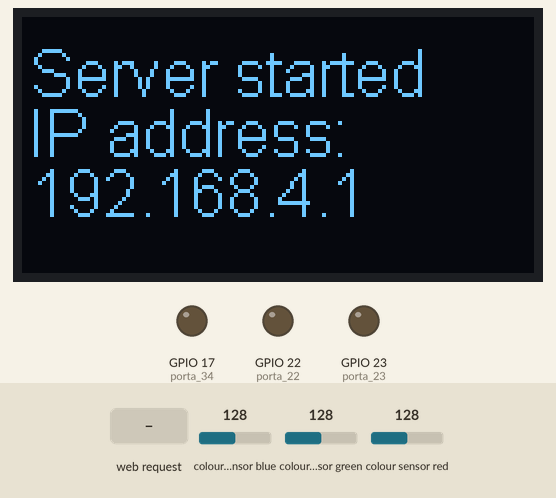
This sketch was run on a simulated ESP32. On the bench: 128×64 one-colour display, output pins drawn as LEDs (lit = HIGH). The inputs (shaded band) are chosen by the test bench; at power-on: colour sensor blue 128, colour sensor green 128, colour sensor red 128.

Above: at 6.2 s.
6.3 s: HTTP request GET /LED/on received
At 7.0 s:
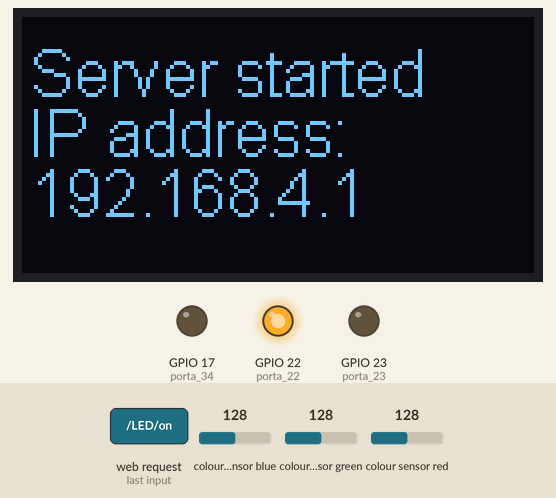
7.8 s: HTTP request GET /LED2/on received
At 8.1 s:
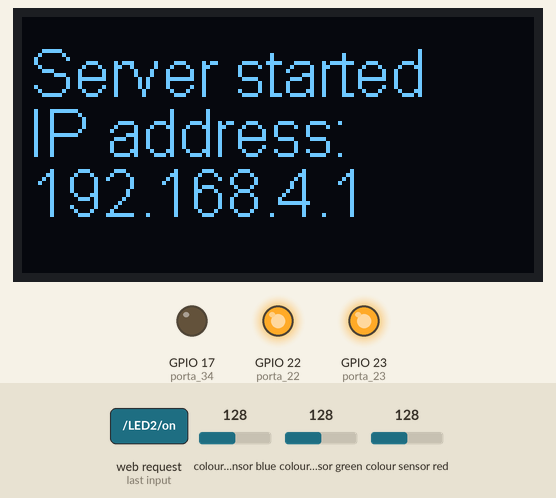
9.3 s: HTTP request GET /LED/off received
At 10.5 s:
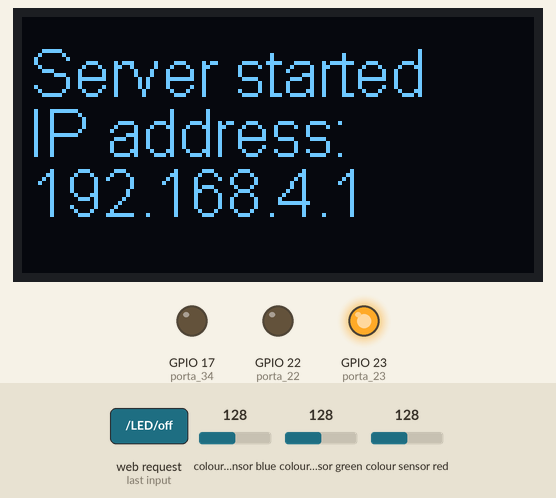
10.8 s: HTTP request GET /LER/DADOS received
At 11.6 s:
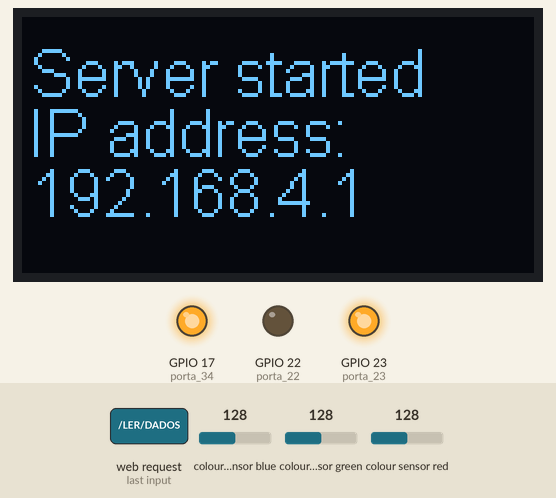
12.3 s: HTTP request GET /LED2/off received
At 12.7 s:
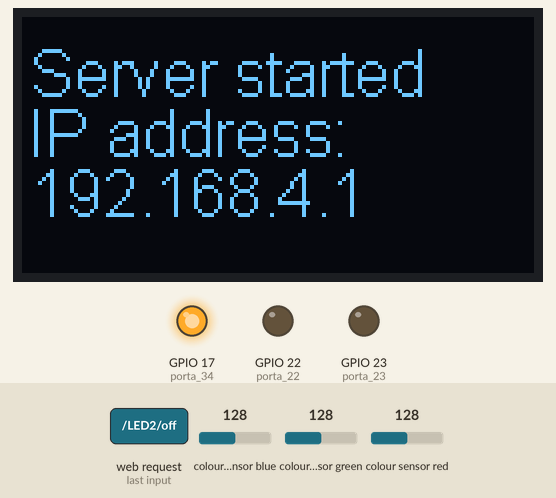
13.8 s: HTTP request GET /ZERAR received
At 15.1 s:
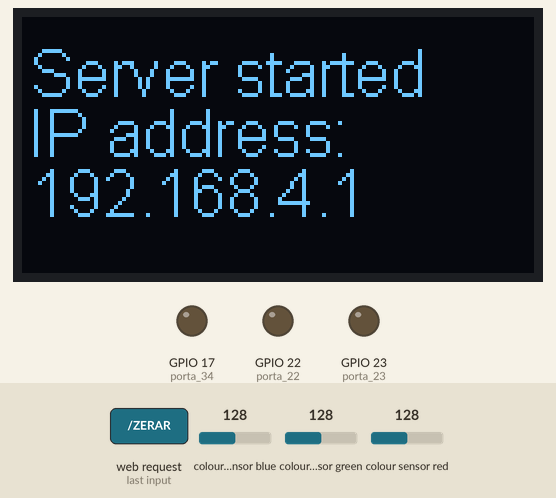
Timing chart, 0 to 16.3 s (numbered marks = the images above; inputs shaded):
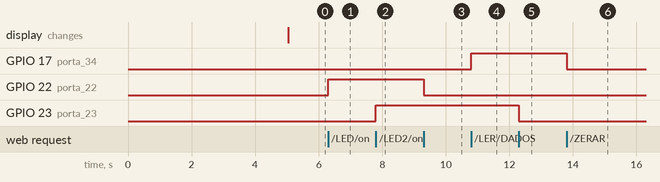

Measured:
- after the input at 6.3 s, GPIO 22 (porta_22): LOW → HIGH at once
- after the input at 7.8 s, GPIO 23 (porta_23): LOW → HIGH at once
- after the input at 9.3 s, GPIO 22 (porta_22): HIGH → LOW at once
- after the input at 10.8 s, GPIO 17 (porta_34): LOW → HIGH at once
- after the input at 12.3 s, GPIO 23 (porta_23): HIGH → LOW at once
- after the input at 13.8 s, GPIO 17 (porta_34): HIGH → LOW at once

The sketch:

ESP32_oled_colorsensors.ino
```cpp
//bibliotecas
#include <WiFi.h>
#include <WiFiClient.h>
#include <Wire.h>
#include <SparkFun_APDS9960.h>
//#include "Adafruit_TCS34725.h"
#include "SSD1306.h"
#include <WiFiAP.h>

//variaveis
float VALOR_R = 0;
float VALOR_G = 0;
float VALOR_B = 0;
//coordenadas display
#define POS_X_1     2
#define POS_Y_1     5
#define POS_X_2     2
#define POS_Y_2    20
#define POS_X_3     2
#define POS_Y_3    35
SparkFun_APDS9960 apds = SparkFun_APDS9960();
//Adafruit_TCS34725 tcs = Adafruit_TCS34725(TCS34725_INTEGRATIONTIME_2_4MS, TCS34725_GAIN_60X);
SSD1306  screen(0x3c, 5, 4);

WiFiServer server(80);
const char *ssid = "esp32";
const char *password = "123456789";
//codigo html
String recebe_dados;
String recebe_dados2;
String estado_do_pino_22 = "off";
const int porta_22 = 22;
String estado_do_pino_23 = "off";
const int porta_23 = 23;
int leitura_sensor = 0;
const int porta_34 = 17;
uint16_t ambient_light = 0;
uint16_t red_light = 0;
uint16_t green_light = 0;
uint16_t blue_light = 0;
//funcoes
void setupDisplay() {
    screen.init();
    apds.init();
    //tcs.begin();
    screen.setFont(ArialMT_Plain_16);
}
int setupWifi(){
   Serial.begin(115200);
    WiFi.softAP(ssid, password);
    IPAddress myIP = WiFi.softAPIP();
    server.begin();

   return myIP;

}
void conectaWifi() {
    screen.clear();
    screen.drawString(POS_X_1, POS_Y_1, "Configurando ");
    screen.drawString(POS_X_2,POS_Y_2,"access point...");
    setupWifi();
    screen.display();
    delay(5000);
    screen.clear();
    screen.drawString(POS_X_1, POS_Y_1, "Server started");
    screen.drawString(POS_X_2,POS_Y_2,"IP address:");
    screen.drawString(POS_X_3,POS_Y_3,"192.168.4.1");
    screen.display();
}
void coletadados_dados_RGB(){
  uint16_t r, g, b;
  float R,G,B;
  //tcs.getRawData(&r, &g, &b, &c);
  //Pega os valores "crus" do sensor referentes ao Vermelho(r), Verde(g), Azul(b) e da Claridade(c)
  apds.readRedLight(r);
  apds.readGreenLight(g);
  apds.readBlueLight(b);
    //tcs.getRGB(&r, &g, &b);
  VALOR_R = r;
  VALOR_G = g;
  VALOR_B = b;

}
void displayPag2(){
    screen.clear();
    screen.drawString(POS_X_1, POS_Y_1, "Novo cliente ");
}
void displayPag3(){
    screen.clear();
    screen.drawString(POS_X_1, POS_Y_1, "Cliente desconectou ");
}

void comunicacao(){
     WiFiClient client = server.available();
     if (client) {

      String linha_atual = "";
      while (client.connected()){


        if (client.available()){
          char c = client.read();
          recebe_dados += c;
          if (c == '\n') {
            if (linha_atual.length() == 0) {
              client.println("HTTP/1.1 200 OK");
              client.println("Content-type:text/html");
              client.println("Connection: close");
              client.println();
              //displayPag2();
              if (recebe_dados.indexOf("GET /LED/on") >= 0) {
                estado_do_pino_22 = "on";
                digitalWrite(porta_22, HIGH);
              }
                else if (recebe_dados.indexOf("GET /LED/off") >= 0) {
                estado_do_pino_22 = "off";
                digitalWrite(porta_22, LOW);
                }
              if (recebe_dados.indexOf("GET /LED2/on") >= 0) {
                estado_do_pino_23 = "on";
                digitalWrite(porta_23, HIGH);
              }
                else if (recebe_dados.indexOf("GET /LED2/off") >= 0) {
                estado_do_pino_23 = "off";
                digitalWrite(porta_23, LOW);
                }
              if (recebe_dados.indexOf("GET /LER/DADOS") >= 0) {
                leitura_sensor=1;
                coletadados_dados_RGB();
                digitalWrite(porta_34, HIGH);
              }
               else if (recebe_dados.indexOf("GET /ZERAR") >= 0) {
                leitura_sensor=0;
                digitalWrite(porta_34, LOW);
                }

              client.println("<!DOCTYPE html><html>");
              client.println("<head><title>Data collect RGB</title><meta name=\"viewport\" content=\"width=device-width, initial-scale=1\"><meta charset=\"utf-8\" />");
              client.println("<link rel=\"icon\" href=\"data:,\">");
              client.println("<style>html { font-family: Helvetica; display: inline-block; margin: 0px auto; text-align: center;}");
              client.println(".button { background-color: #4CAF50; border: none; color: white; padding: 16px 40px;box-shadow:5px 5px 7px;");
              client.println("text-decoration: none; font-size: 30px; margin: 2px; cursor: pointer;}");
              client.println(".button2 { background-color: #ff0000; border: none; color: white; padding: 16px 40px;box-shadow:5px 5px 7px;");
              client.println("text-decoration: none; font-size: 30px; margin: 2px; cursor: pointer;}");
              client.println(".button3 { background-color: #3a3939; border: none; color: white; padding: 16px 40px;box-shadow:5px 5px 7px;");
              client.println("text-decoration: none; font-size: 30px; margin: 2px; cursor: pointer;}");
              client.println("</style></head>");
              client.println("<body><h1>Sensor data</h1><p>");

              client.println("<p>Door LED  22 - Status: " + estado_do_pino_22 + "</p>");
              if (estado_do_pino_22 == "off") {
                client.println("<p><a href=\"/LED/on\"><button class=\"button\">ON</button></a></p>");
              }
              else {
                client.println("<p><a href=\"/LED/off\"><button class=\"button button2\">OFF</button></a></p>");
              }
              client.println("<p>Door LED 23 - Status: " + estado_do_pino_23 + "</p>");

              if (estado_do_pino_23 == "off") {
                client.println("<p><a href=\"/LED2/on\"><button class=\"button\">ON</button></a></p>");
              }
              else {
                client.println("<p><a href=\"/LED2/off\"><button class=\"button button2\">OFF</button></a></p>");
              }

              if (leitura_sensor == 0) {
                client.println("<p><a href=\"/LER/DADOS\"><button class=\"button3\">Measure</button></a></p>");
              }
              else {
                client.println("<p><a href=\"/ZERAR\"><button class=\"button3\">Zero</button></a></p>");
                 VALOR_R = 0;
                 VALOR_G = 0;
                 VALOR_B = 0;
              }
              client.println("RED:"+ (String)VALOR_R + "</p>");
              client.println("<p>GREEN:"+ (String)VALOR_G + "</p>");
              client.println("<p>BLUE:"+ (String)VALOR_B + "</p>");
              client.println("<span style=\"font-size:12px;color:#121ab2;margin-top:30%;\">By Matheus</span></body></html>");
              client.println();
              break;
            }
            else {
              linha_atual = "";
            }
          }
          else if (c != '\r') {
            linha_atual += c;
          }
        }
      }
      recebe_dados = "";
      recebe_dados2 = "";
      client.stop();
     }
    // displayPag3();
}
//corpo do programa
void setup(){
    //Serial.begin(115200);
    setupDisplay();
    conectaWifi();
    pinMode(porta_22, OUTPUT);
    digitalWrite(porta_22, LOW);
    pinMode(porta_23, OUTPUT);
    digitalWrite(porta_23, LOW);
    pinMode(porta_34, OUTPUT);
    digitalWrite(porta_34, LOW);
}
void loop(){
  comunicacao();
}
```
